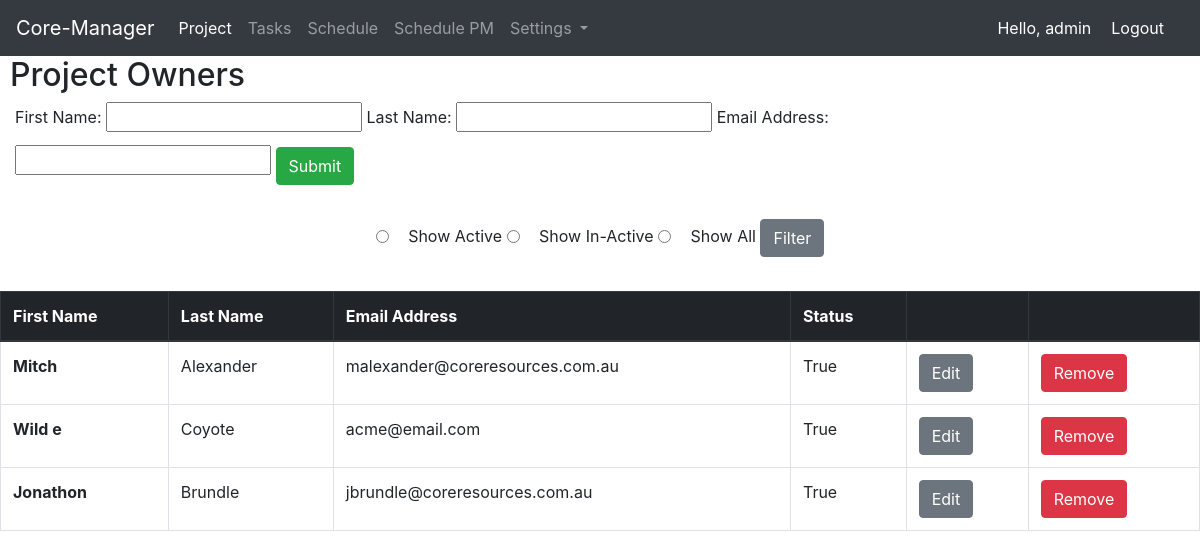
The app's page /project_owners (signed in) with its own data.
### project/models.py (models this page shows, shortened)
class ProjectOwners(models.Model):
    first_name = models.CharField(max_length=50)
    last_name = models.CharField(max_length=70)
    email_address = models.CharField(max_length=250, blank=True)
    status_active = models.BooleanField(default=True)
    project_owner_concat_name = models.CharField(max_length=100, blank=True)

### home/decorators.py (the view)
        def wrapper_func(request, *args, **kwargs):
            group = None
            if request.user.groups.exists():
                group= request.user.groups.all()[0].name
            if group in allowed_roles:
                return view_func(request, *args, **kwargs)
            else:
                return HttpResponse('You are not authorised to view this page')

### templates/project/project_owner.html (shortened to what this page needs)
{% extends 'base.html' %}
{% load static %}
{% block css_files %}
        <link rel="stylesheet" href="{% static "project/project.css" %}">
  {% endblock %}
{% block content %}
<h2>Project Owners</h2>
{% if submitted %}
{% else %}
    <form class="form_add" action="" method="POST">
        {{ form }}
        <input id="form_submit" type="submit" value="Submit" name="submit_form" class="btn btn-success">
    </form>
{% endif %}
<br/>
<div class="table_sort">
    <form method="POST" action="">
        <input class="radio_filter" type="radio" value="True" name="project_owner_status"/> Show Active
        <input class="radio_filter" type="radio" value="False" name="project_owner_status"/> Show In-Active
        <input class="radio_filter" type="radio" value="Default" name="project_owner_status"/> Show All
        <input class="btn btn-secondary" type="submit" value="Filter" name="project_filter">
    </form>
</div>
<br/>
<table class="table table-bordered table-hover">
    <thead class="thead-dark">
    <tr>
        <th scope="col">First Name</th>
        <th scope="col">Last Name</th>
        <th scope="col">Email Address</th>
        <th scope="col">Status</th>
        <th scope="col"></th>
        <th scope="col"></th>
    </tr>
    </thead>
    <tbody>
{% if project_owner_list %}
    {% for owner in project_owner_list %}
        <tr>
            <th scope="row">{{owner.first_name}}</th>
            <td>{{owner.last_name}}</td>
            <td>{{owner.email_address}}</td>
            <td>{{owner.status_active}}</td>
            <td><a href="{% url 'project_app:edit_project_owner' owner.id %}" class="btn btn-secondary">Edit</a></td>
            <td><a href="{% url 'project_app:delete_project_owner' owner.id %}" class="btn btn-danger ">Remove</a></td>
        </tr>
    {% endfor %}
{% endif %}
    </tbody>
</table>
{% endblock %}

### templates/header.html (shortened to what this page needs)
<nav class="navbar navbar-expand-lg navbar-dark bg-dark">
  <a class="navbar-brand" href="{% url 'home_app:index' %}">Core-Manager</a>
  <div class="collapse navbar-collapse" id="navbarSupportedContent">
    <ul class="navbar-nav mr-auto">
      <li class="nav-item active">
        <a class="nav-link" href="{% url 'project_app:project_home_page' %}">Project <span class="sr-only">(current)</span></a>
      </li>
      <li class="nav-item">
        <a class="nav-link" href="{% url 'project_app:task_home_page' %}">Tasks</a>
      </li>
      {% if request.user.groups.all.0.name == 'Coordinator' %}
        <li class="nav-item">
          <a class="nav-link" href="{% url 'schedule_app:schedule_home' %}">Schedule</a>
        </li>
      {% endif %}
      <li class="nav-item">
          <a class="nav-link" href="{% url 'schedule_app:schedule_pm' %}">Schedule PM</a>
        </li>
      {% if request.user.groups.all.0.name == 'Coordinator' %}
        <li class="nav-item dropdown">
          <a class="nav-link dropdown-toggle" href="#" id="navbarDropdown" role="button" data-toggle="dropdown" aria-haspopup="true" aria-expanded="false">
            Settings
          </a>
        </li>
      {% endif %}
    </ul>
    <span class="hello-msg">Hello, {{ request.user }} </span>
    <span ><a class="hello-msg" href="{% url 'home_app:logout' %}">Logout</a> </span>
  </div>
</nav>

### static/project/project.css (style rules this page uses)
.table_sort { display: flex; justify-content: center; margin: 10px; }
.form_add { padding-right: 15px; margin-left: 15px; width: 75%; }
h2 { margin-left: 10px; }
#form_submit { margin-top: 10px; }
.radio_filter { margin-right: 15px; }

### templates/header.html (style rules this page uses)
.hello-msg { font-size = 18px; color: #fff; margin-right: 20px; }

### records on screen
ProjectOwners: first_name "Mitch", last_name "Alexander", email_address "malexander@coreresources.com.au", status_active "True"
ProjectOwners: first_name "Wild e", last_name "Coyote", email_address "acme@email.com", status_active "True"
ProjectOwners: first_name "Jonathon", last_name "Brundle", email_address "jbrundle@coreresources.com.au", status_active "True"

### other values on screen
{{ request.user }} "admin"
